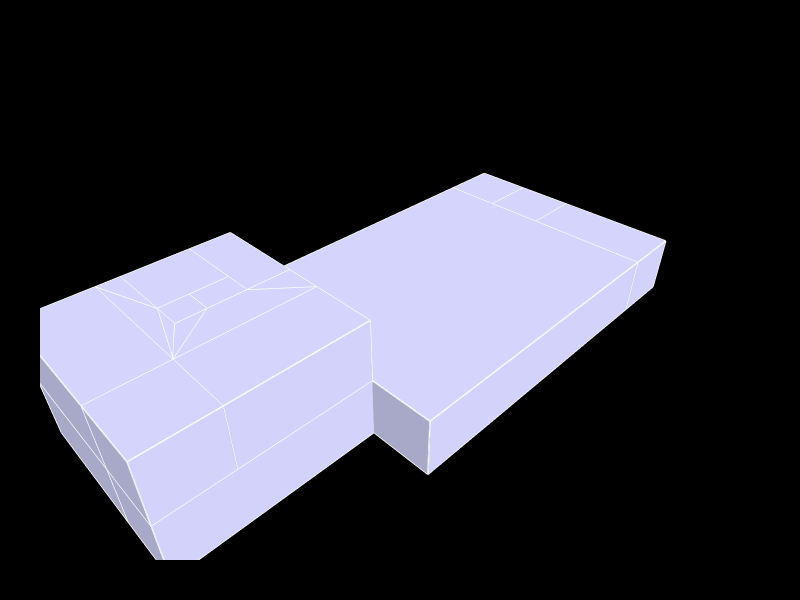

Here is the notebook cell this chart was saved with:
### Markdown cell above
## 5. Show the geometry

### Code cell
Topology.Show(objects,
              faceColor=[210,210,250],
              faceOpacity=1,
              edgeColor="white",
              edgeWidth=3,
              showVertices=False,
              backgroundColor="black",
              width=800,
              height=600,
              renderer = renderer)

### Figure 1 — Plotly figure (JSON) as saved in the notebook; plotly's stock layout.template omitted (floating-point values rounded to 4 significant figures; data arrays with more than 128 entries replaced by an {"elided": "..."} marker saying what was removed)
{"data": [{"hoverinfo": "text", "legendgroup": "2", "legendrank": 2, "line": {"color": "white", "dash": "solid", "width": 3}, "marker": {"size": 0}, "mode": "lines", "name": "1: default (Edges)", "showlegend": false, "text": "", "type": "scatter3d", "x": {"elided": "1524 float values"}, "y": {"elided": "1524 float values"}, "z": {"elided": "1524 int values"}}, {"cmax": 1, "cmin": 0, "color": "#D2D2FA", "colorscale": [[0, "#440154"], [0.1111, "#482878"], [0.2222, "#3e4989"], [0.3333, "#31688e"], [0.4444, "#26828e"], [0.5556, "#1f9e89"], [0.6667, "#35b779"], [0.7778, "#6ece58"], [0.8889, "#b5de2b"], [1, "#fde725"]], "flatshading": true, "hoverinfo": "text", "hovertext": "", "i": {"elided": "244 int values"}, "j": {"elided": "244 int values"}, "k": {"elided": "244 int values"}, "legendgroup": "3", "legendrank": 3, "lighting": {"facenormalsepsilon": 0}, "name": "1: default (Faces)", "opacity": 1, "showlegend": false, "showscale": false, "text": "", "type": "mesh3d", "x": [-2.8, 0, 0, -2.8, 0, -2.8, 0, -2.8, -5.2, -2.8, -5.2, -5.2, -2.8, -5.2, -7, -5.2, -5.2, -7, -7, -7, -12.6, -8.4, -8.4, -12.6, -8.4, -12.6, -8.4, -12.6, -8.4, -12.6, -8.4, -12.6, 0, 0, 0, 0, -7, -2.8, -2.8, -7, -2.8, 0, -7, -7, -12.6, -8.4, -8.4, -12.6, 0, 0, -12.6, -7, 21, 25.2, 25.2, 21, 25.2, 21, 25.2, 21, 21, 25.2, 25.2, 21, 25.2, 21, 25.2, 21, 0, 0, 0], "y": [16.8, 16.8, 10.8, 10.8, 10.8, 10.8, 16.8, 16.8, 12.6, 12.6, 10.8, 10.8, 12.6, 12.6, 12.6, 12.6, 10.8, 10.8, 10.8, 12.6, 16.8, 16.8, 8.4, 8.4, 8.4, 8.4, 16.8, 16.8, 4.2, 4.2, 4.2, 4.2, 8.4, 4.2, 4.2, 8.4, 16.8, 16.8, 12.6, 16.8, 10.8, 10.8, 12.6, 10.8, 16.8, 16.8, 8.4, 8.4, 8.4, 4.2, 4.2, 16.8, 8.4, 8.4, 0, 0, 0, 0, 8.4, 8.4, 16.8, 16.8, 12.6, 12.6, 12.6, 12.6, 16.8, 16.8, 0, 0, 16.8], "z": [0, 0, 0, 0, 8, 8, 8, 8, 0, 0, 0, 8, 8, 8, 4, 4, 4, 4, 8, 8, 4, 4, 4, 4, 8, 8, 8, 8, 4, 4, 8, 8, 4, 4, 8, 8, 4, 4, 4, 8, 4, 4, 0, 0, 0, 0, 0, 0, 0, 0, 0, 0, 0, 0, 0, 0, 4, 4, 4, 4, 0, 0, 0, 0, 4, 4, 4, 4, 0, 4, 4]}], "layout": {"autosize": true, "height": 600, "margin": {"b": 40, "l": 40, "r": 40, "t": 40}, "paper_bgcolor": "#000000", "plot_bgcolor": "#000000", "scene": {"aspectmode": "data", "camera": {"center": {"x": 0, "y": 0, "z": 0}, "eye": {"x": -1.25, "y": -1.25, "z": 1.25}, "projection": {"type": "perspective"}, "up": {"x": 0, "y": 0, "z": 1}}, "xaxis": {"visible": false}, "yaxis": {"visible": false}, "zaxis": {"visible": false}}, "showlegend": true, "width": 800, "xaxis": {"showgrid": false, "visible": false, "zeroline": false}, "yaxis": {"showgrid": false, "visible": false, "zeroline": false}}}
